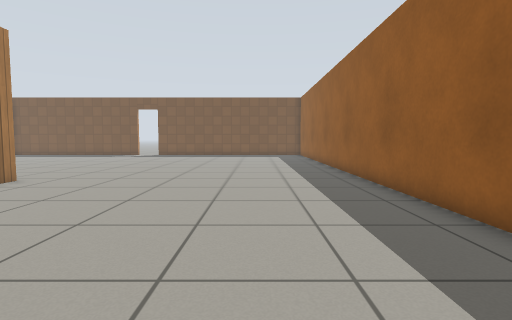
View 1 (above)

21 first-person views from a walk through a world built for the Gazebo simulator. The camera is 0.72 m above the floor, tilts 4° down and sees 80° across. The floor is counted in squares, 0.5 m on a side. Each view is taken from the middle of a square. On the plan, view 1 faces up. The plan holds only what a view shows up to about 14 squares ahead; the rest is blank. The place goes on beyond the plan. Simple patterns stand in for the simulator's built-in surfaces.

View 2
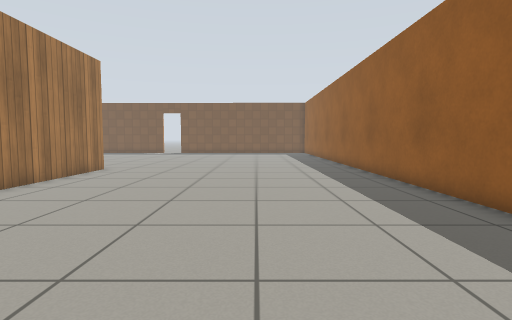

View 3
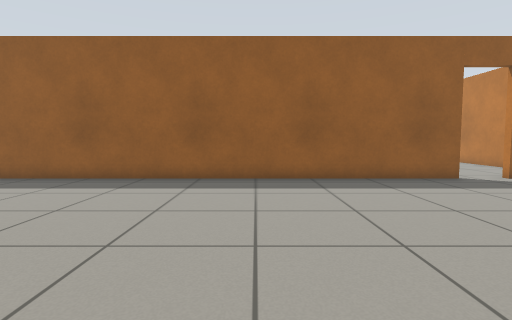

View 4
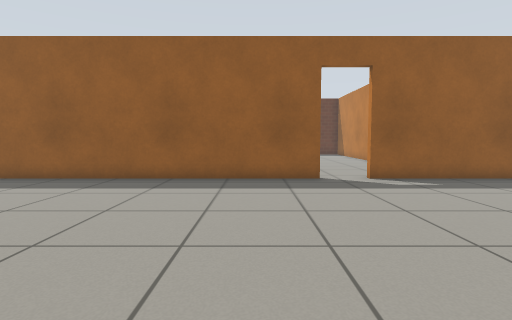

View 5
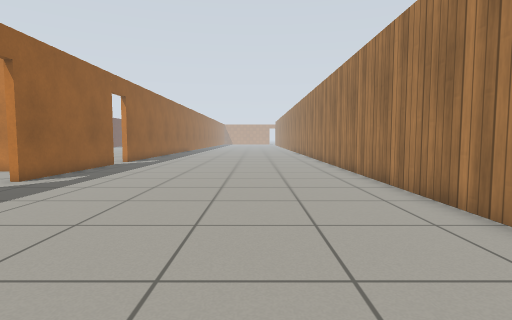

View 6
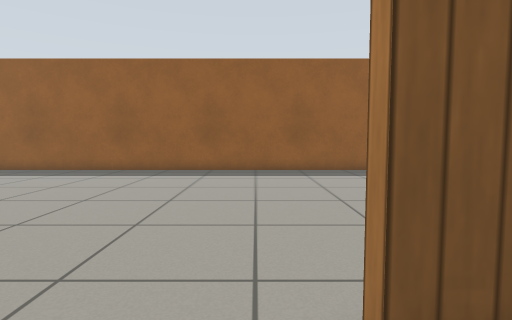

View 7
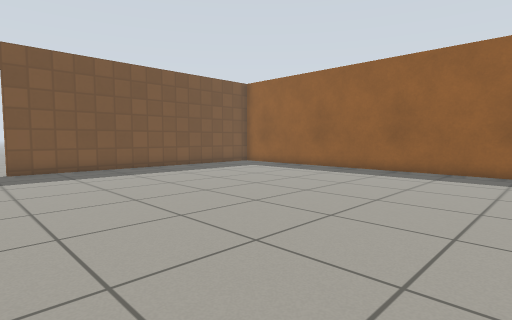

View 8
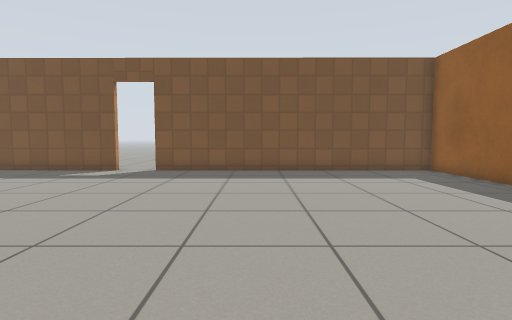

View 9
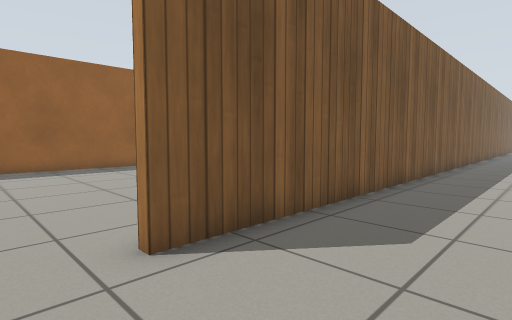

View 10
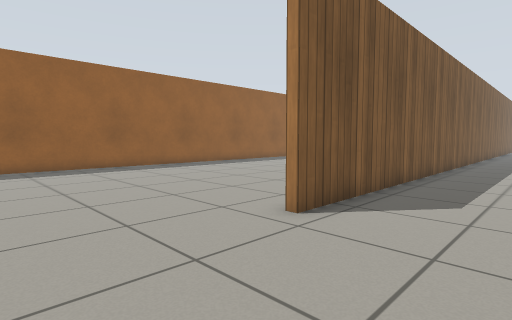

View 11
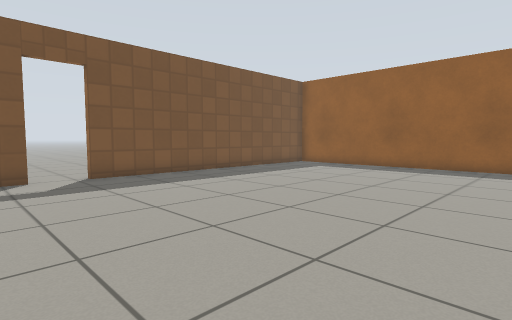

View 12
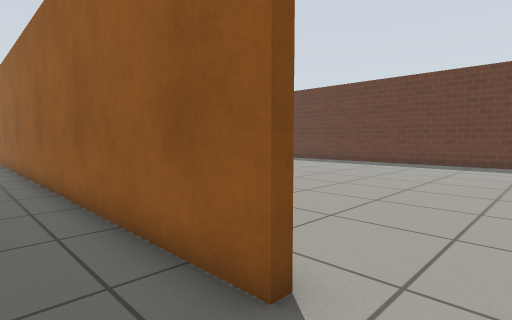

View 13
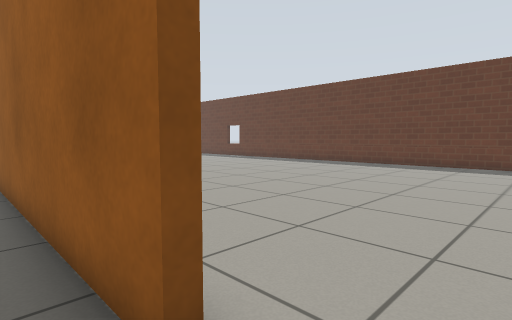

View 14
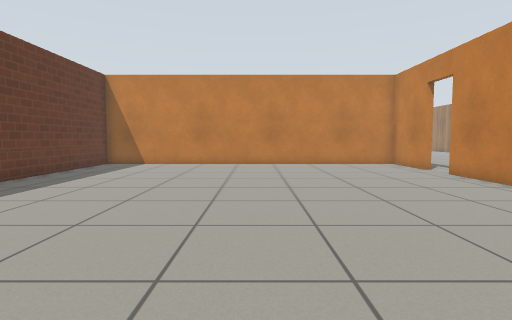

View 15
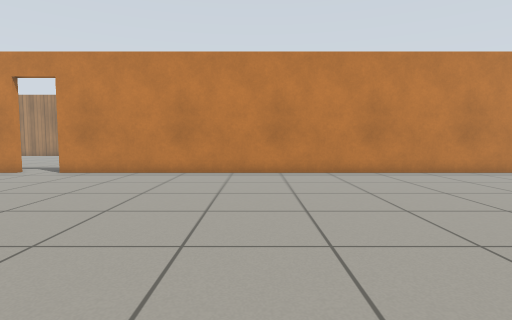

View 16
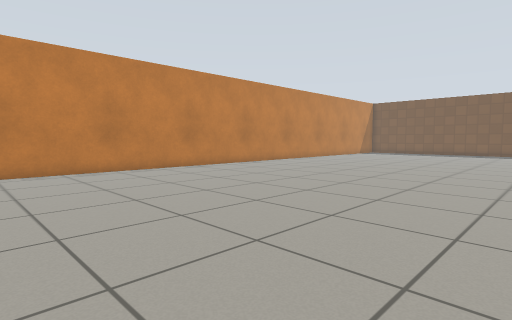

View 17
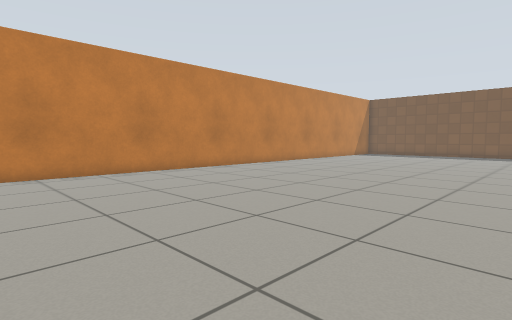

View 18
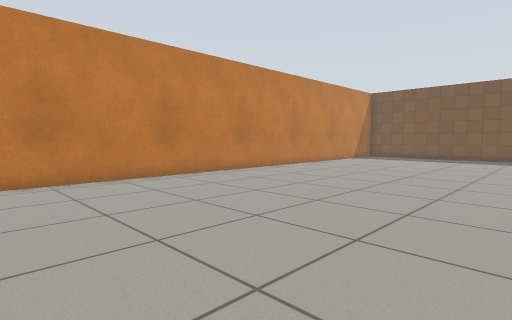

View 19
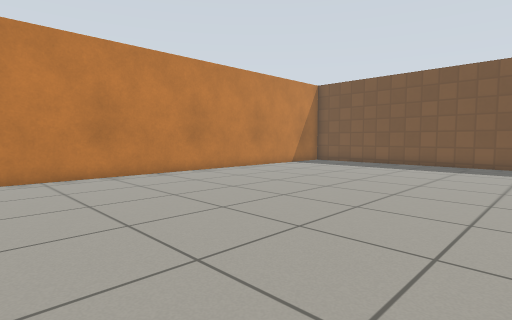

View 20
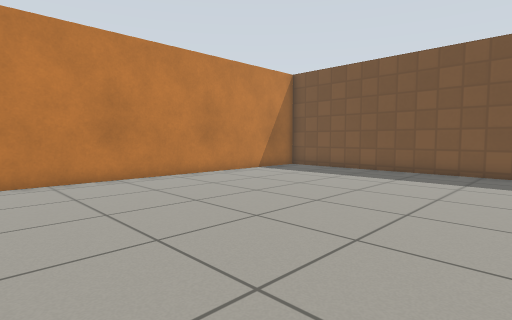

View 21
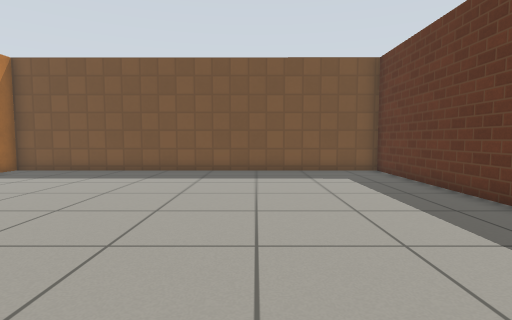

### Floor plan
Points are (right, up) in squares from view 1. A wall is a line through its corners. A room is listed if a view was taken in it or the views show most of it. See-through windows are left out.
Room 1 (views 1, 2, 3, 4, 5, 6, 7, 8, 9, 10, 11, 12, 13)
walls: (-8.2, 10.4) (-8.2, 4.4); (-8.5, -4.6) (-8.5, 10.4); (-8.2, -8.9) (-8.2, -18.2); (3.9, -12.4) (3.9, 26.7) (-8.6, 26.8); (-10.2, 26.8) (-12.6, 26.8); (3.9, -18.5) (3.9, -14)
ways out: open door at (4, -13.5) to room 2; open door at (-9.5, 27)
Room 2 (views 14, 15, 16, 17, 18, 19, 20, 21)
walls: (20.5, 19.4) (20.5, 26.7) (4.2, 26.7) (4.2, 25.8); (4.2, 22.2) (4.2, -12.4); (4.2, -14) (4.2, -14.9); (20.5, -14.3) (20.5, -10); (6.8, -17.3) (7.3, -17.3)
ways out: open door at (4, -13.5) to room 1

Where each view was taken, in squares from view 1:
view 1: 0 up, 0 right, facing up
view 2: 4 down, 1 left, facing up
view 3: 5 down, 7 left, facing right
view 4: 10 down, 7 left, facing right
view 5: 4 down, 4 left, facing down
view 6: 11 up, 10 left, facing right
view 7: 12 up, 10 left, facing up-right
view 8: 13 up, 4 left, facing up
view 9: 12 up, 12 left, facing down-right
view 10: 15 up, 12 left, facing down-right
view 11: 15 up, 12 left, facing up-right
view 12: 14 down, 2 right, facing up-right
view 13: 14 down, 3 right, facing up-right
view 14: 0 up, 12 right, facing down
view 15: 4 down, 17 right, facing left
view 16: 4 down, 18 right, facing up-left
view 17: 1 down, 17 right, facing up-left
view 18: 3 up, 15 right, facing up-left
view 19: 9 up, 16 right, facing up-left
view 20: 13 up, 15 right, facing up-left
view 21: 13 up, 15 right, facing up
